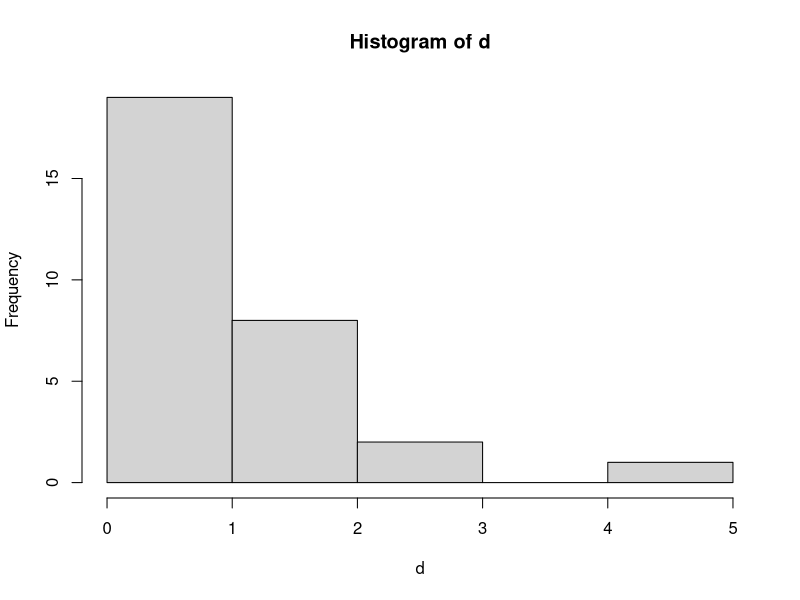
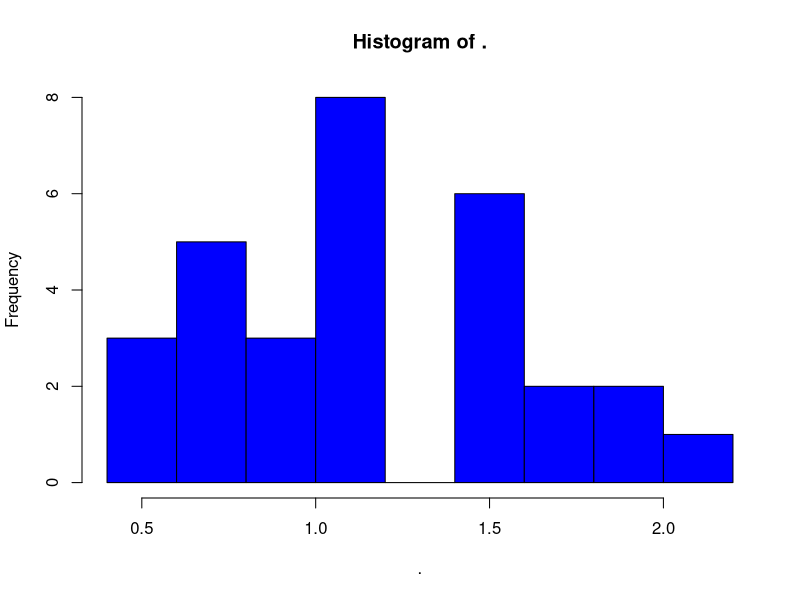
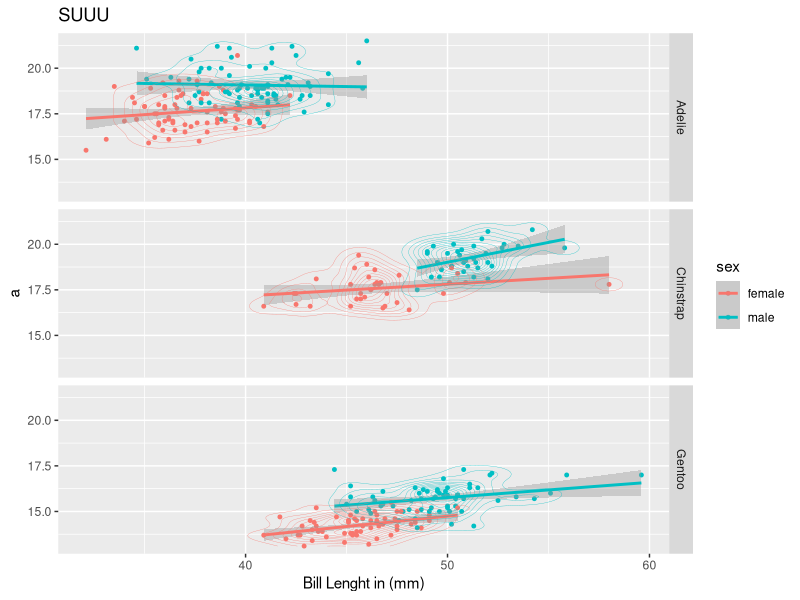

These charts were generated, in order, by the following R code:
install.packages("tidyverse")
library(tidyverse)

a <- rnorm(30)
d <- sqrt(exp(a))
hist(d)

##Le pipe
rnorm(30) %>% 
  exp     %>% 
  sqrt    %>% 
  hist(col = "Blue")

## Les Tibbles
b <- sample(c("a","b"),30,replace=T) #création de 30 nombres 
dat <- data.frame(fac=b,variable=round(a,2)) # puis les places dans les tableaux, dat restitue les colonnes en ligne en forme vectorielle
tib <- tibble(factor=b,variable=round(a,2)) # donne le nombre de variable, leur type (charactère), tib conserve la forme de colonne

library(readxl)
read_excel("peng.xlsx", na = "NA") -> peng
view(peng) #pour voir l'ensemble des données de peng

## Les pivots (dans le package tidyr)
peng %>% pivot_longer(bill_len:body_mass) -> peng_long #On a pris les variables mathématiques de peng que nous avons fait pivoter pour 
peng_long %>% pivot_wider(names_from = name, values_from = value) -> peng_wide #pour revenir aux formats initiales après un long

## Manipulation de donnée avec dplyr
peng %>% 
  mutate(imc= body_mass/flipper_len) %>% # création d'une nouvelle variable dans le tableau
  filter(year == 2007) %>% #Création d'un filtre de sélection de ligne
  select(sex, imc, species) %>% # on affiche que les colonnes choisies
  group_by(species) %>% #Groupé par especes dans le tableau
  summarise(across(where(is.numeric), mean)) -> result_imc
# option select(c(id:island, starts_with("bill")),sex)  

## Jointure

peng %>% 
  select(id:island,sex,year) %>%
  slice_sample(n = 100) %>% # selection de 100 données au hasard
  rename(idf=id) -> pengFac

peng %>% 
  select(c(where(is.numeric)),-year) %>% 
  slice_sample(n = 50) -> pengVar

full_join(pengFac,pengVar, by=join_by(idf==id)) -> pengFG # on donne les 2 tableaux et les champs de jointure identique, la jointure possède moins de ligne car elles sont en commun
inner_join(pengFac,pengVar, by=join_by(idf==id)) -> pengIG # idf est dans le tableau de gauche et id dans celui de droite

pengFac %>% left_join(pengVar,by=join_by(idf==id)) -> pengLJ # pour être d'envoie l'objet dans le bon ordre
pengFac %>% right_join(pengVar,by=join_by(idf==id)) -> pengRJ # Le pipe envoie l'élément en premier objet de la fonction
pengFac %>% full_join(pengVar,by=join_by(idf==id)) -> pengFJ 
pengFac %>% inner_join(pengVar,by=join_by(idf==id)) -> pengIJ
# right_join(pengVar,., by=join_by(id==idf)) permet de dire où doit attérir l'objet envoyé par le pipe qui peut être utilisé en paramètre

library(ggplot2)
peng %>% # Les données
  drop_na() %>%
  ggplot() + #Mapping dans ggplot pas de %>% mais des +
  aes(x=bill_len, y=bill_dep,color=sex) +# Décrit qui est la variable réponse et variable explicative possibilité de factor()
  # fill = species pour les intervalles de confiance
  # color = species pour les couleurs pontuelles (les points)
  
  geom_point(size=1) + # Layers (couches)
  geom_smooth(method = lm, size=1) +
  geom_density2d(size=0.1) +
  
  # scale_color_discrete(palette="Dark2") pour les points et les lignes https://larmarange.github.io/analyse-R/couleurs.html
  # scale_fill_discret(palette="Dark2") pour les surfaces
  # scale pour modifier un axe  scale_x_log10
  # scale_x_continuous(limits=c(30:60)) pour déplacer les limites du graphiques
  
  facet_grid(row=vars(species)) + #met les NA en 3ème sexe par défaut à géré en amont avec drop_na() %>%
  # facet_grid(vars()) je choisi le nombre de l et colonne et je place mes graphiqes dedans avec nrow et nclo
  # facet_wrap(vars()) l'ordinateur choisi tout seul la position des graphiques des différentes variables 
  
  xlab("Bill Lenght in (mm)") + 
  ylab("a") + # options
  ggtitle("SUUU")  +
  
  #coord_equal()  pour conserver la meme unité en x et y si on redimentionne l'image
  coord_cartesian()  # coordonnée prend le max de place en x et y 

  #theme(aspect.ratio = 1/1) mes graphiques seront toujours des carrés
  #theme_bw() visuellement moins chargée